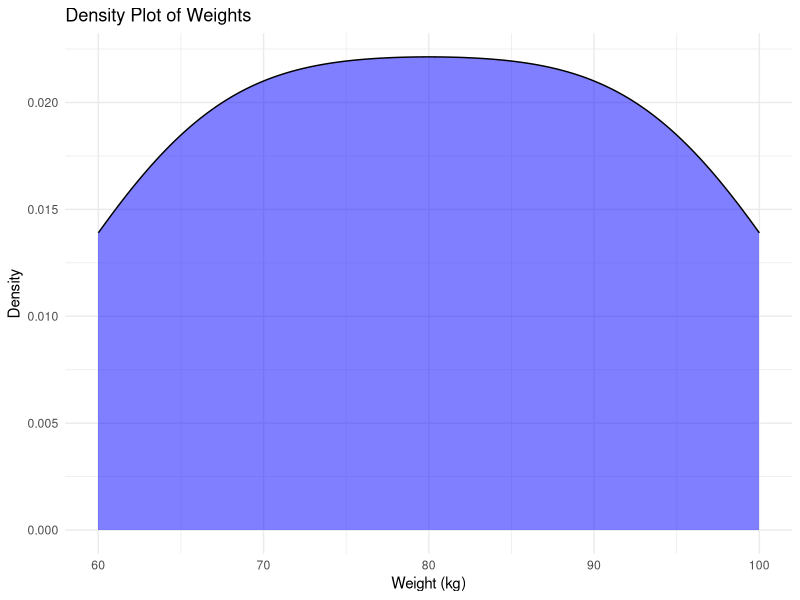

Reproduce this figure in R.
# Load the ggplot2 package
library(ggplot2)

# Prepare the data
weights <- c(60, 65, 70, 75, 80, 85, 90, 95, 100)

# Create a data frame
df <- data.frame(Weight = weights)

# Create the density plot
ggplot(df, aes(x = Weight)) +
  geom_density(fill = "blue", alpha = 0.5) +
  labs(title = "Density Plot of Weights", x = "Weight (kg)", y = "Density") +
  theme_minimal()
